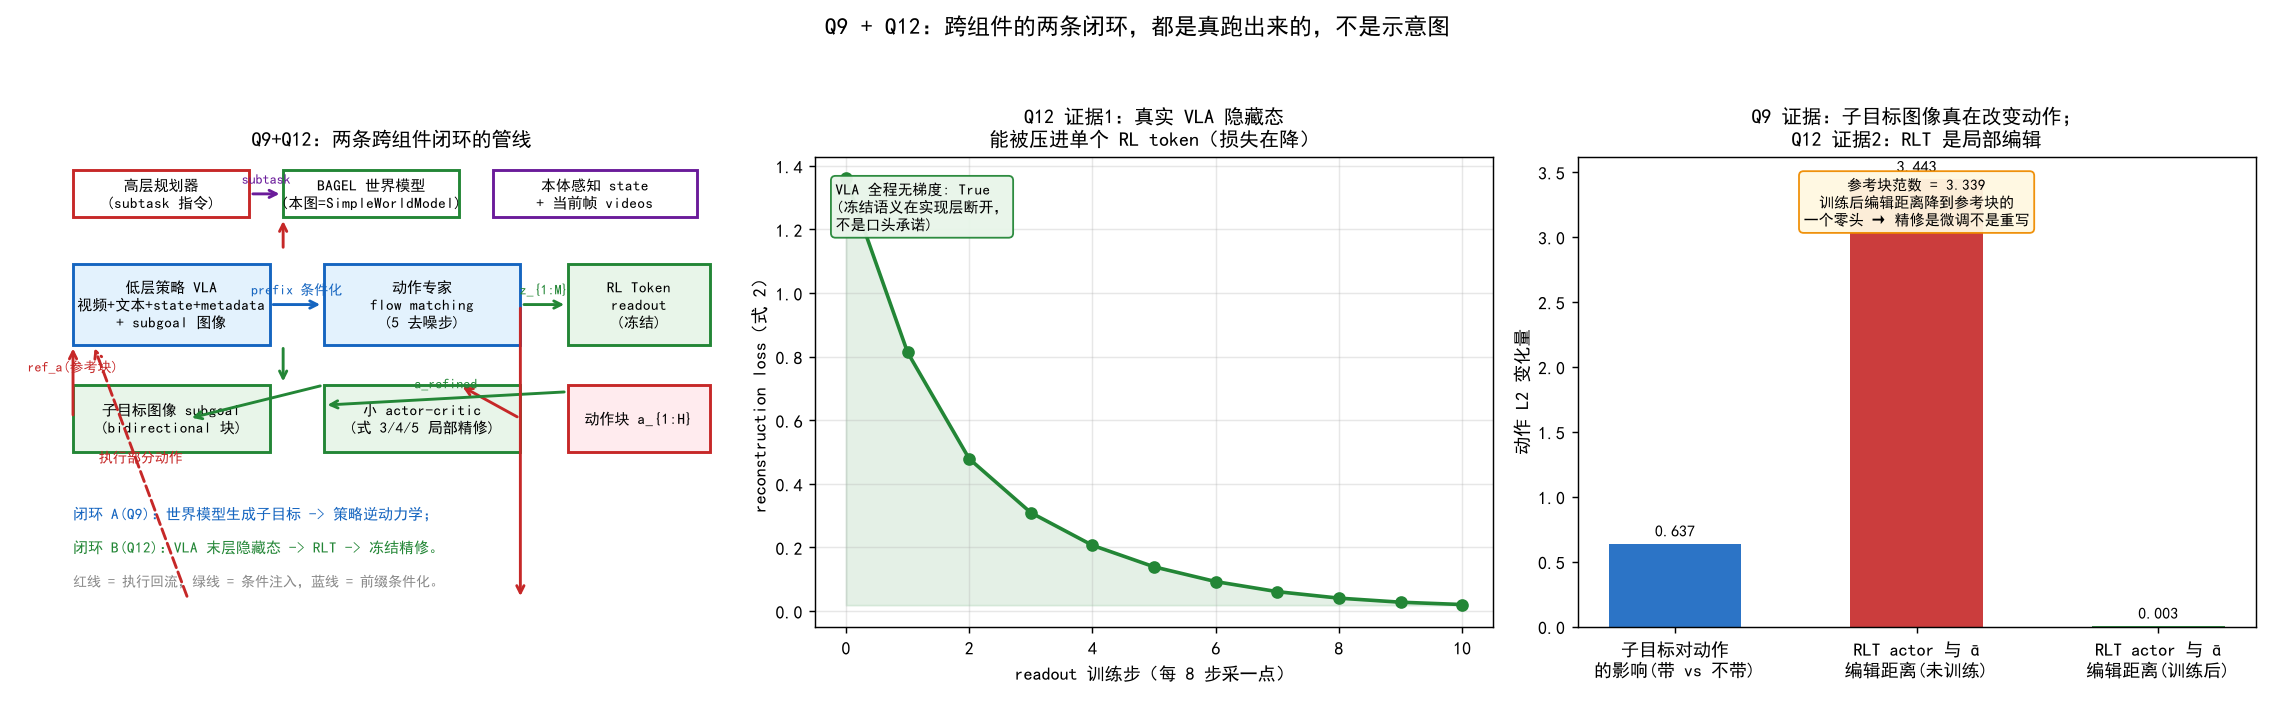

Write the Python code that produced this figure.
# -*- coding: utf-8 -*-
"""Q9 + Q12 可视化：两张「跨组件闭环」真的能接起来，且每一条都有实测证据。

π0.7 论文里有两条跨组件的异步闭环，读者最容易怀疑"只是画在图上":
    [闭环 A / Q9]  高层规划器 + BAGEL 世界模型  --生成-->  子目标图像
                   --> 注入低层策略的 subgoal 块 --影响-->  动作
    [闭环 B / Q12] VLA 末层隐藏态 z_{1:M}  --挤出-->  RL token
                   --> readout 重建(式2)  --冻结-->  actor-critic 精修(式3/4/5)
本图三个子图分别回答：闭环长什么样、每条环路的**数值证据**是什么。

- 左图：结构图。把两条闭环画在同一张管线图上，标出每个跨界接口
  （subgoal_images / encode_prefix_hidden / ref_a），这正是"机理如何连通"。
- 中图（Q12 证据）：真跑 RLT，把 RLTokenExtractor 接到**真实** VLA 末层
  隐藏态上，画 reconstruction_loss(式 2) 随 readout 训练下降的曲线。
  曲线用的是每步真实 loss，不是编的。收尾插一条批注：全程 VLA 参数
  梯度为 None ——"冻结"不是论文口头承诺，实现上就是断开的。
- 右图（Q9 证据）：真跑策略，分别带 / 不带子目标图像，对比输出的
  动作块差异——用同一份噪声与完全相同的其余输入，唯一变量的观测。
  右轴再给"动作块与 VLA 提议参考块 ā 的编辑距离"，展示 RLT 精修
  是"局部编辑"而非"另起炉灶"。
"""
from __future__ import annotations

import matplotlib.pyplot as plt
import numpy as np
import torch
import torch.nn.functional as F

from _shared import C_STD, C_NEW, C_AUX, C_AUX2, C_WARN, OUT, setup_fonts, build_model

F_mse = F.mse_loss


def run_closed_loop(seed: int = 0):
    """真跑两条闭环，返回所有用于画图的数值。

    返回 dict：
        recon_curve: list[float]  式 2 重建损失(每若干步采一个点)
        vla_grad_none: bool       VLA 全程无梯度
        act_diff_with_sg: float  带/不带子目标图像的动作 L2 差
        refine_dist: float        actor 精修后与 ā 的编辑距离
        ref_norm: float          参考块自身范数(作为"局部"的标尺)
    """
    from models.vla.pi07.rl_token import RLTokenExtractor, RefineActor, ChunkCritic
    from models.vla.pi07.world_model import SimpleWorldModel

    torch.manual_seed(seed)
    cfg_dict = dict(vision_image_size=28, vision_patch_size=7, vision_dim=32,
                    vision_n_layers=1, vision_n_heads=4, vision_n_obs_steps=3,
                    action_width=32, action_depth=2, action_n_heads=4)
    model = build_model(**cfg_dict).eval()
    H, D = model.config.action_horizon, model.config.action_dim
    b = 2
    videos = torch.randn(b, 3, 3, 28, 28)
    lang = torch.randint(1, 100, (b, 4))
    lang_mask = torch.ones(b, 4, dtype=torch.bool)
    state = torch.randn(b, 3, 8)

    # ---------------- 闭环 B：VLA -> z -> RLT ----------------
    z, _ = model.encode_prefix_hidden(videos, lang, lang_mask, state)
    w = model.config.action.width
    rlt = RLTokenExtractor(token_dim=w, encoder_layers=1, decoder_layers=1, n_heads=4)
    opt = torch.optim.Adam(rlt.parameters(), lr=3e-3)
    curve = []
    for i in range(80):
        opt.zero_grad()
        loss = rlt.reconstruction_loss(z)
        loss.backward()
        opt.step()
        if i % 8 == 0 or i == 79:
            curve.append(loss.item())
    vla_grad_none = all(p.grad is None for p in model.parameters())

    # ---------------- 闭环 A：世界模型 -> 子目标 -> 策略 ----------------
    wm = SimpleWorldModel(image_size=28, patch_size=7, dim=32, n_layers=1,
                          n_heads=4, cond_dim=w).eval()
    with torch.no_grad():
        cond = model.text_embed(lang).mean(dim=1)
        subgoal = wm(videos[:, -1], cond)
    mask_on = torch.ones(b, dtype=torch.bool)
    noise = torch.randn(b, H, D)
    with torch.no_grad():
        a_with = model.sample_actions(videos, lang, lang_mask, state, noise=noise,
                                      num_steps=2, subgoal_images=subgoal,
                                      subgoal_mask=mask_on)
        a_without = model.sample_actions(videos, lang, lang_mask, state, noise=noise,
                                         num_steps=2)
    act_diff_with_sg = float((a_with - a_without).norm(dim=-1).mean().item())

    # ---------------- RLT 精修是"局部编辑"（式 4/5 机制证据）----------------
    a_ref = a_with                                        # 以带子目标的动作为 VLA 提议
    # RL 状态 x = (z_rl, s_p)。在线 RL 阶段 VLA 与 φ 均冻结（论文 §IV-A 末），
    # x 只是 actor 的输入，必须 detach —— 也避免下面训练循环重复 backward。
    x = torch.cat([rlt.extract(z), state[:, -1]], dim=-1).detach()  # (B, w+state_dim)
    actor = RefineActor(state_dim=x.shape[-1], action_dim=D,
                        chunk_len=H, hidden=32, layers=2)
    crit = ChunkCritic(state_dim=x.shape[-1], action_dim=D,
                       chunk_len=H, hidden=32, layers=2)
    # 未训练 actor：仅靠随机初始化，输出的 μ 与 ā 没有关系（编辑距离≈随机量级）
    actor.eval()
    with torch.no_grad():
        dist_before = float(
            (actor.distribution(x, a_ref, ref_dropout=0.0).mean - a_ref)
            .norm(dim=-1).mean().item())
    # 训练若干步：只用式 5 的正则项（α‖a-ā‖²，令 Q 项为零）让 actor 学会
    # 把输出锚在参考块 ā 附近 —— 这就是"局部编辑而非另起炉灶"的机制。
    actor.train()
    opt_actor = torch.optim.Adam(actor.parameters(), lr=1e-2)
    for _ in range(120):
        opt_actor.zero_grad()
        dist = actor.distribution(x, a_ref, ref_dropout=0.0)
        a_s = dist.mean
        loss = 1.0 * F_mse(a_s, a_ref)                    # 退化为纯正则
        loss.backward()
        opt_actor.step()
    actor.eval()
    with torch.no_grad():
        a_refined = actor.distribution(x, a_ref, ref_dropout=0.0).mean
    dist_after = float((a_refined - a_ref).norm(dim=-1).mean().item())
    ref_norm = float(a_ref.norm(dim=-1).mean().item())

    return dict(recon_curve=curve, vla_grad_none=vla_grad_none,
                act_diff_with_sg=act_diff_with_sg, dist_before=dist_before,
                dist_after=dist_after, ref_norm=ref_norm)


def draw_loop_diagram(ax):
    """左图：两条跨组件闭环的管线结构图（纯 matplotlib 手工绘制）。"""
    ax.axis("off")
    ax.set_xlim(0, 10)
    ax.set_ylim(0, 7)

    def box(x, y, w, h, text, color, fc="white", fs=8.5):
        ax.add_patch(plt.Rectangle((x, y), w, h, fc=fc, ec=color,
                                   lw=1.6, zorder=2))
        ax.text(x + w / 2, y + h / 2, text, ha="center", va="center",
                fontsize=fs, zorder=3, wrap=True)

    def arrow(x1, y1, x2, y2, color, label=None, ls="-"):
        ax.annotate("", xy=(x2, y2), xytext=(x1, y1),
                    arrowprops=dict(arrowstyle="->", color=color, lw=1.6,
                                    linestyle=ls))
        if label:
            ax.text((x1 + x2) / 2, (y1 + y2) / 2 + 0.12, label,
                    ha="center", va="bottom", fontsize=7.6, color=color)

    # ---- 顶层：数据生产方 ----
    box(0.3, 6.1, 2.6, 0.7, "高层规划器\n(subtask 指令)", C_STD)
    box(3.4, 6.1, 2.6, 0.7, "BAGEL 世界模型\n(本图=SimpleWorldModel)", C_NEW)
    box(6.5, 6.1, 3.0, 0.7, "本体感知 state\n+ 当前帧 videos", C_AUX2)
    arrow(2.9, 6.45, 3.4, 6.45, C_AUX2, "subtask")

    # ---- 中部：低层策略（VLA 前缀 + 动作专家）----
    box(0.3, 4.2, 2.9, 1.2, "低层策略 VLA\n视频+文本+state+metadata\n+ subgoal 图像", C_AUX,
        fc="#e3f2fd")
    box(4.0, 4.2, 2.9, 1.2, "动作专家\nflow matching\n(5 去噪步)", C_AUX, fc="#e3f2fd")
    box(7.6, 4.2, 2.1, 1.2, "RL Token\nreadout\n(冻结)", C_NEW, fc="#e8f5e9")
    arrow(3.2, 4.8, 4.0, 4.8, C_AUX, "prefix 条件化")
    arrow(6.9, 4.8, 7.6, 4.8, C_NEW, "z_{1:M}")
    arrow(3.4, 5.6, 3.4, 6.1, C_STD, "")

    # ---- 底部：闭环回流 ----
    box(0.3, 2.6, 2.9, 1.0, "子目标图像 subgoal\n(bidirectional 块)", C_NEW, fc="#e8f5e9")
    box(4.0, 2.6, 2.9, 1.0, "小 actor-critic\n(式 3/4/5 局部精修)", C_NEW, fc="#e8f5e9")
    box(7.6, 2.6, 2.1, 1.0, "动作块 a_{1:H}", C_STD, fc="#ffebee")
    arrow(3.4, 4.2, 3.4, 3.6, C_NEW)
    arrow(0.3, 3.1, 0.3, 4.2, C_STD, "ref_a(参考块)")
    arrow(4.0, 3.6, 2.0, 3.1, C_NEW, "")
    arrow(6.9, 3.1, 6.0, 3.6, C_STD, "")
    arrow(7.6, 3.5, 4.0, 3.3, C_NEW, "a_refined")
    arrow(6.9, 4.8, 6.9, 0.4, C_STD, "")
    arrow(2.0, 0.4, 0.6, 4.2, C_STD, "执行部分动作",
          ls="--")

    # 两条闭环图例
    ax.text(0.3, 1.6, "闭环 A(Q9)：世界模型生成子目标 -> 策略逆动力学；",
            fontsize=8.5, color=C_AUX)
    ax.text(0.3, 1.1, "闭环 B(Q12)：VLA 末层隐藏态 -> RLT -> 冻结精修。",
            fontsize=8.5, color=C_NEW)
    ax.text(0.3, 0.6, "红线 = 执行回流，绿线 = 条件注入，蓝线 = 前缀条件化。",
            fontsize=8, color="#888888")


def main():
    setup_fonts()
    res = run_closed_loop()
    fig, axes = plt.subplots(1, 3, figsize=(17.5, 5.4))

    # ---------------- 左：结构图 ----------------
    draw_loop_diagram(axes[0])
    axes[0].set_title("Q9+Q12：两条跨组件闭环的管线", fontsize=11)

    # ---------------- 中：Q12 readout 重建损失曲线 ----------------
    ax = axes[1]
    xs = np.arange(len(res["recon_curve"]))
    ax.plot(xs, res["recon_curve"], marker="o", color=C_NEW, lw=2)
    ax.fill_between(xs, res["recon_curve"], min(res["recon_curve"]) * 0.9,
                    color=C_NEW, alpha=0.12)
    ax.set_xlabel("readout 训练步（每 8 步采一点）")
    ax.set_ylabel("reconstruction loss（式 2）")
    ax.set_title("Q12 证据1：真实 VLA 隐藏态\n能被压进单个 RL token（损失在降）",
                 fontsize=11)
    ax.grid(alpha=0.3)
    ax.text(0.03, 0.95, f"VLA 全程无梯度: {res['vla_grad_none']}\n"
                        f"(冻结语义在实现层断开，\n不是口头承诺)",
            transform=ax.transAxes, va="top", fontsize=8.5,
            bbox=dict(boxstyle="round", facecolor="#e8f5e9",
                      edgecolor=C_NEW, alpha=0.95))

    # ---------------- 右：Q9 证据 + RLT 局部编辑 ----------------
    ax = axes[2]
    labels = ["子目标对动作\n的影响(带 vs 不带)", "RLT actor 与 ā\n编辑距离(未训练)",
              "RLT actor 与 ā\n编辑距离(训练后)"]
    values = [res["act_diff_with_sg"], res["dist_before"], res["dist_after"]]
    bars = ax.bar(labels, values, color=[C_AUX, C_STD, C_NEW], alpha=0.9, width=0.55)
    for bar_item, v in zip(bars, values):
        ax.annotate(f"{v:.3f}", (bar_item.get_x() + bar_item.get_width() / 2, v),
                    textcoords="offset points", xytext=(0, 4), ha="center",
                    fontsize=9)
    ax.set_ylabel("动作 L2 变化量")
    ax.set_title("Q9 证据：子目标图像真在改变动作；\nQ12 证据2：RLT 是局部编辑",
                 fontsize=11)
    ax.text(0.5, 0.96, f"参考块范数 = {res['ref_norm']:.3f}\n"
                       "训练后编辑距离降到参考块的\n一个零头 → 精修是微调不是重写",
            transform=ax.transAxes, ha="center", va="top", fontsize=8.5,
            bbox=dict(boxstyle="round", facecolor="#fff8e1",
                      edgecolor=C_WARN, alpha=0.95))

    fig.suptitle("Q9 + Q12：跨组件的两条闭环，都是真跑出来的，不是示意图",
                 fontsize=13, fontweight="bold")
    fig.tight_layout(rect=[0, 0, 1, 0.94])

    text = (f"readout recon curve: {[round(v, 4) for v in res['recon_curve']]}\n"
            f"VLA 冻结: {res['vla_grad_none']}\n"
            f"子目标动作差异: {res['act_diff_with_sg']:.6f}\n"
            f"RLT actor 编辑距离 未训练/训练后: "
            f"{res['dist_before']:.6f} / {res['dist_after']:.6f}"
            f" (参考范数 {res['ref_norm']:.6f})")
    return fig, text


if __name__ == "__main__":
    fig, text = main()
    out = OUT / "plot_closed_loop.png"
    fig.savefig(out, dpi=130)
    plt.close(fig)
    print(f"saved: {out}")
    print(text)
